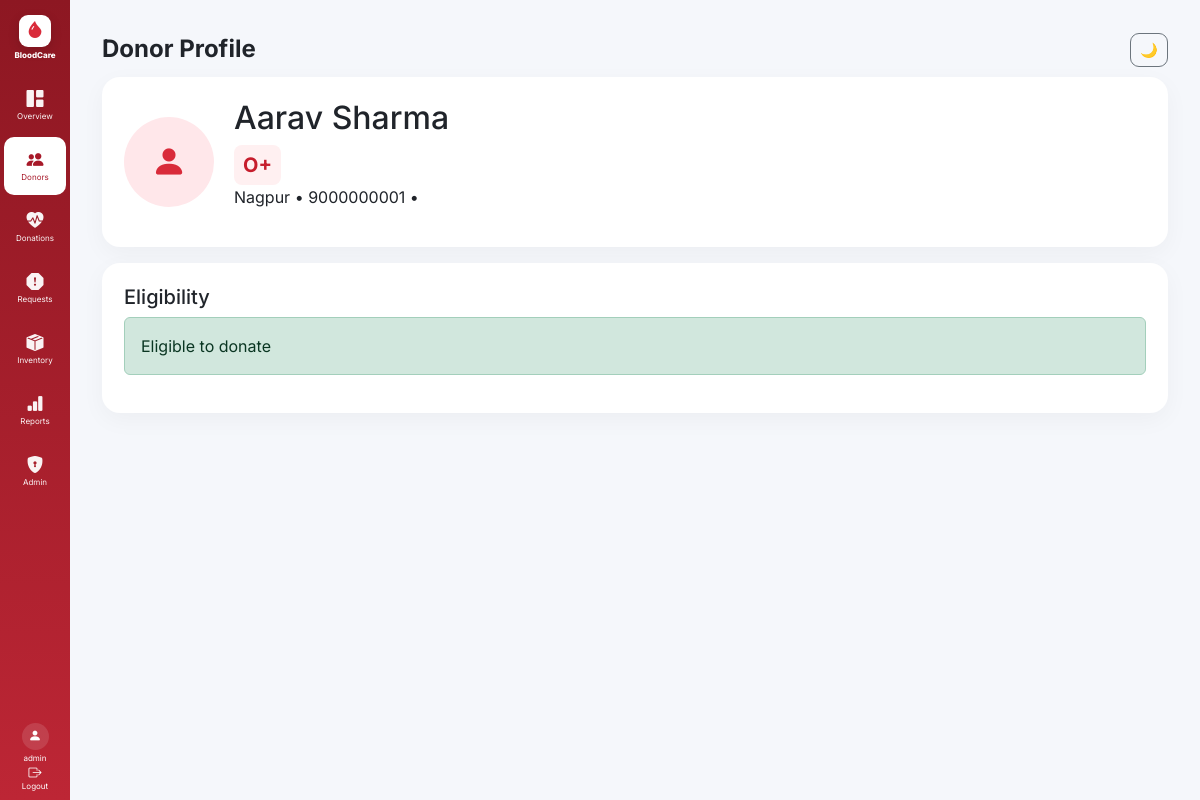
The page /donors/1 (signed in) on the database its author committed.
### app/models/models.py (models this page shows, shortened)
class User(UserMixin, db.Model):
    id = db.Column(db.Integer, primary_key=True)
    username = db.Column(db.String(80), unique=True, nullable=False)
    password_hash = db.Column(db.String(255), nullable=False)
    role = db.Column(db.String(20), default="viewer")
    active = db.Column(db.Boolean, default=True)

class Donor(db.Model):
    id = db.Column(db.Integer, primary_key=True)
    name = db.Column(db.String(120), nullable=False)
    blood_group = db.Column(db.String(5), nullable=False)
    age = db.Column(db.Integer, nullable=False)
    weight = db.Column(db.Float, nullable=False)
    city = db.Column(db.String(80), default="Nagpur")
    phone = db.Column(db.String(30), default="")
    email = db.Column(db.String(120), default="")
    available = db.Column(db.Boolean, default=True)
    last_donation = db.Column(db.Date, nullable=True)
    medical_restriction = db.Column(db.Boolean, default=False)
    created_at = db.Column(db.DateTime, default=datetime.utcnow)
    def eligible(self):
        if not self.available or self.medical_restriction:
            return False
        if self.age < 18 or self.age > 65 or self.weight < 50:
            return False
        if self.last_donation and (date.today() - self.last_donation).days < 90:
            return False
        return True

### app/routes/donors.py (the view)
@donors_bp.get("/<int:donor_id>")
@login_required
def profile(donor_id):
    d=Donor.query.get_or_404(donor_id)
    return render_template("donor_profile.html", donor=d, reasons=eligibility_reasons(d))

### app/models/models.py (called while the page is built)
@login_manager.user_loader
def load_user(user_id):
    return User.query.get(int(user_id))

### app/services/eligibility.py (called while the page is built)
def eligibility_reasons(donor):
    reasons = []
    if donor.age < 18 or donor.age > 65:
        reasons.append("Age must be between 18 and 65.")
    if donor.weight < 50:
        reasons.append("Weight must be at least 50 kg.")
    if donor.medical_restriction:
        reasons.append("Medical restriction is active.")
    if not donor.available:
        reasons.append("Donor is currently unavailable.")
    if donor.last_donation and (date.today() - donor.last_donation).days < 90:
        reasons.append("Minimum donation interval has not passed.")
    return reasons

### app/templates/donor_profile.html
{% extends "base.html" %}{% block heading %}Donor Profile{% endblock %}{% block content %}<div class="profile panel"><div class="avatar"><i class="bi bi-person-fill"></i></div><div><h2>{{donor.name}}</h2><span class="blood large">{{donor.blood_group}}</span><p>{{donor.city}} • {{donor.phone}} • {{donor.email}}</p></div></div><div class="panel mt-3"><h5>Eligibility</h5>{% if donor.eligible() %}<div class="alert alert-success">Eligible to donate</div>{% else %}<div class="alert alert-warning">Not currently eligible</div>{% endif %}{% for r in reasons %}<div>• {{r}}</div>{% endfor %}</div>{% endblock %}

### app/templates/base.html (shortened to what this page needs)
<!doctype html>
<html lang="en">
<head>
    <link
        href="https://cdn.jsdelivr.net/npm/bootstrap@5.3.3/dist/css/bootstrap.min.css"
        rel="stylesheet"
    >
    <link
        href="https://cdn.jsdelivr.net/npm/bootstrap-icons@1.11.3/font/bootstrap-icons.css"
        rel="stylesheet"
    >
    <link
        rel="stylesheet"
        href="{{ url_for('static', filename='css/style.css') }}?v=2"
    >
</head>
<body>
<aside class="sidebar">
    <div class="brand">
        <div class="brand-logo">
            <i class="bi bi-droplet-fill"></i>
        </div>
        <span>BloodCare</span>
    </div>
    <nav class="sidebar-menu">
        <a
            href="/"
            class="sidebar-item {% if request.path == '/' %}active{% endif %}"
        >
            <i class="bi bi-grid-1x2-fill"></i>
            <span>Overview</span>
        </a>
        <a
            href="/donors"
            class="sidebar-item {% if request.path.startswith('/donors') %}active{% endif %}"
        >
            <i class="bi bi-people-fill"></i>
            <span>Donors</span>
        </a>
        <a
            href="/donations"
            class="sidebar-item {% if request.path.startswith('/donations') %}active{% endif %}"
        >
            <i class="bi bi-heart-pulse-fill"></i>
            <span>Donations</span>
        </a>
        <a
            href="/requests"
            class="sidebar-item {% if request.path.startswith('/requests') %}active{% endif %}"
        >
            <i class="bi bi-exclamation-octagon-fill"></i>
            <span>Requests</span>
        </a>
        <a
            href="/inventory"
            class="sidebar-item {% if request.path.startswith('/inventory') %}active{% endif %}"
        >
            <i class="bi bi-box-seam-fill"></i>
            <span>Inventory</span>
        </a>
        <a
            href="/reports/donors.csv"
            class="sidebar-item"
        >
            <i class="bi bi-bar-chart-fill"></i>
            <span>Reports</span>
        </a>
        {% if current_user.is_authenticated and current_user.role == "admin" %}
        <a
            href="/admin"
            class="sidebar-item {% if request.path.startswith('/admin') %}active{% endif %}"
        >
            <i class="bi bi-shield-lock-fill"></i>
            <span>Admin</span>
        </a>
        {% endif %}
    </nav>
    <div class="sidebar-user">
        <div class="user-avatar">
            <i class="bi bi-person-fill"></i>
        </div>
        <span class="username">
            {{ current_user.username }}
        </span>
        <a
            href="/logout"
            class="logout"
        >
            <i class="bi bi-box-arrow-right"></i>
            <span>Logout</span>
        </a>
    </div>
</aside>
<main class="content">
    <div class="topbar">
        <h4 class="mb-0">
            {% block heading %}{% endblock %}
        </h4>
        <button
            id="theme"
            class="btn btn-sm btn-outline-secondary"
            type="button"
            title="Toggle dark mode"
        >
        </button>
    </div>
    {% block content %}
    {% endblock %}
</main>
</body>
</html>

### app/static/css/style.css (style rules this page uses)
:root { --red:#e63946; --red-dark:#a71929; --dark:#161a1d; --bg:#f5f7fb; --white:#ffffff; --text:#20242a; --muted:#777; --border:#e4e7eb; }
* { box-sizing:border-box; }
html { scroll-behavior:smooth; }
body { margin:0; font-family:Inter,Arial,sans-serif; background:var(--bg); color:var(--text); transition:background .25s ease,color .25s ease; }
.sidebar { position:fixed; inset:0 auto 0 0; width:70px; background:linear-gradient(180deg,#8d1722,#bd2635); color:#fff; padding:10px 4px; display:flex; flex-direction:column; align-items:center; gap:5px; overflow-y:auto; overflow-x:hidden; z-index:1000; transition: background .3s ease, width .3s ease; }
.brand { width:62px; display:flex !important; flex-direction:column !important; align-items:center !important; justify-content:center !important; gap:4px !important; padding:5px 0 12px !important; color:#fff !important; text-decoration:none !important; flex-shrink:0; }
.brand-logo { width:32px; height:32px; border-radius:9px; background:#fff; color:#d92b3a; display:grid; place-items:center; font-size:17px; box-shadow:0 4px 12px #0002; }
.brand span { color:#fff; font-size:8px; font-weight:800; line-height:1; }
.sidebar-menu { width:100%; display:flex; flex-direction:column; align-items:center; gap:3px; }
.sidebar-item { width:62px !important; min-width:62px !important; height:58px !important; display:flex !important; flex-direction:column !important; align-items:center !important; justify-content:center !important; gap:5px !important; padding:4px 2px !important; margin:0 !important; border-radius:10px !important; color:#fff !important; text-decoration:none !important; font-size:8px !important; line-height:1 !important; opacity:.95; transition: background .2s ease, color .2s ease, transform .2s ease; flex-shrink:0; }
.sidebar-item i { width:auto !important; font-size:17px !important; line-height:1 !important; display:block !important; }
.sidebar-item span { display:block !important; font-size:8px !important; line-height:1 !important; text-align:center !important; white-space:nowrap !important; }
.sidebar-item.active { background:#fff !important; color:#a71929 !important; opacity:1; }
.sidebar-item.active i, .sidebar-item.active span { color:#a71929 !important; }
.sidebar-user { width:100%; margin-top:auto; display:flex; flex-direction:column; align-items:center; gap:4px; padding-top:8px; }
.user-avatar { width:27px; height:27px; border-radius:50%; background:#ffffff20; color:#fff; display:grid; place-items:center; font-size:13px; }
.username { color:#fff; font-size:8px; line-height:1; max-width:60px; overflow:hidden; text-overflow:ellipsis; white-space:nowrap; }
.logout { width:62px; display:flex !important; flex-direction:column !important; align-items:center !important; justify-content:center !important; gap:3px; color:#fff !important; text-decoration:none !important; font-size:8px !important; line-height:1; }
.logout i { font-size:13px; line-height:1; }
.content { margin-left:70px !important; min-height:100vh; padding:22px 32px; transition: background .3s ease, color .3s ease; }
.topbar { height:55px; display:flex; align-items:center; justify-content:space-between; color:#20242a; }
.topbar h4 { font-weight:700; }
#theme { width:38px; height:34px; display:grid; place-items:center; border-radius:9px; }
.panel { background:#fff; border-radius:18px; padding:22px; box-shadow:0 7px 25px #0000000a; transition: background .25s ease, color .25s ease; }
.person > span, .avatar { width:40px; height:40px; border-radius:50%; background:#ffe7ea; color:#d92b3a; display:grid; place-items:center; flex-shrink:0; }
.blood { display:inline-block; background:#fff0f1; color:#c61e2d; border-radius:8px; padding:5px 9px; font-weight:700; }
.blood.large { font-size:20px; }
.profile { display:flex; gap:20px; align-items:center; }
.avatar { width:90px; height:90px; font-size:35px; }
button, a { -webkit-tap-highlight-color:transparent; }

### rows shown on the page
User: username "admin"
Donor: name "Aarav Sharma", blood_group "O+", city "Nagpur", phone "9000000001"
